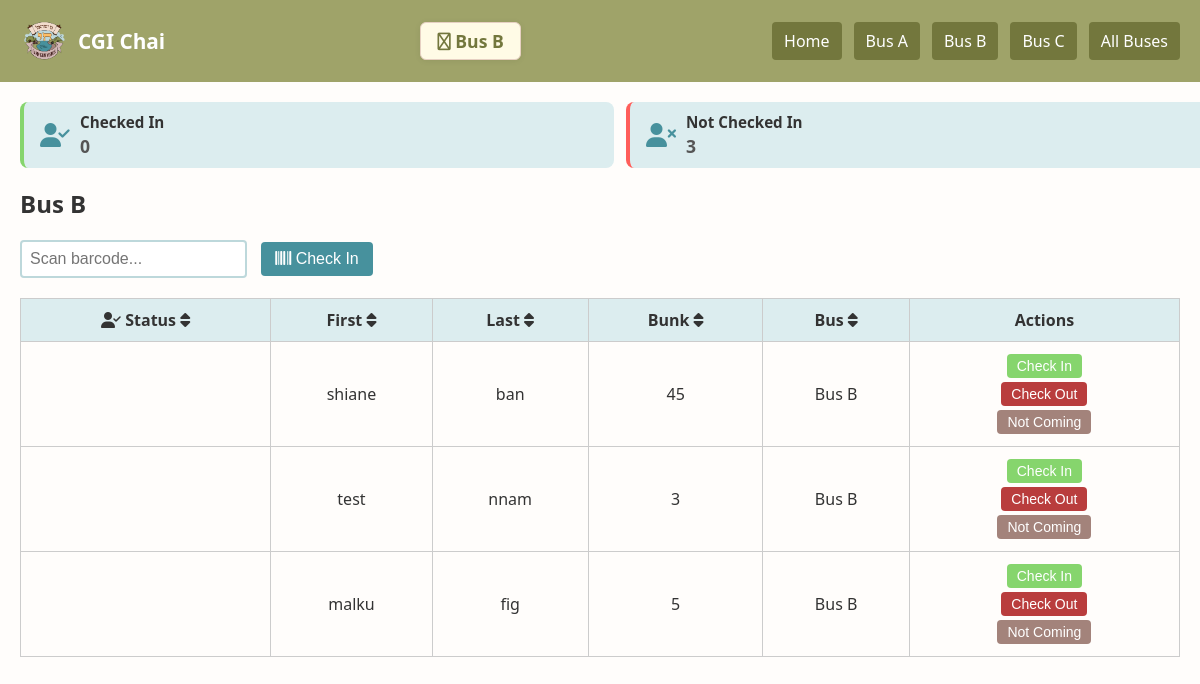
Page /bus/Bus B on the committed database.
### tables this page shows
CREATE TABLE students (
            id TEXT PRIMARY KEY,
            first_name TEXT,
            last_name TEXT,
            bus TEXT,
            bunk TEXT,
            barcode TEXT,
            status TEXT DEFAULT 'not_checked_in'
        );

### app.py (the view)
@app.route('/bus/<bus_id>')
def bus_view(bus_id):
    conn = get_db_connection()
    students = conn.execute('SELECT * FROM students WHERE bus = ?', (bus_id,)).fetchall()
    checked_in = sum(1 for s in students if s['status'] == 'checked_in')
    not_checked_in = sum(1 for s in students if s['status'] == 'not_checked_in')
    conn.close()
    ordered = sorted(
        students,
        key=lambda x: {'checked_in': 0, 'not_checked_in': 1, 'not_coming': 2}.get(x['status'], 3)
    )
    return render_template('bus_page.html', students=ordered, bus=bus_id,
                           checked_in=checked_in, not_checked_in=not_checked_in)

### app.py (called while the page is built)
def get_db_connection():
    conn = sqlite3.connect(DATABASE)
    conn.row_factory = sqlite3.Row
    return conn

### templates/bus_page.html (shortened to what this page needs)
<!DOCTYPE html>
<html lang="en">
<head>
    <link rel="stylesheet" href="https://cdnjs.cloudflare.com/ajax/libs/font-awesome/6.5.0/css/all.min.css">
</head>
<!DOCTYPE html>
<html>
<head>
    <link rel="stylesheet" href="https://cdnjs.cloudflare.com/ajax/libs/font-awesome/6.5.0/css/all.min.css">
    <link rel="stylesheet" href="{{ url_for('static', filename='styles.css') }}">
</head>
<body>
    <div class="navbar">
        <div  class="nav-logo">
            <img class="logo" src="{{ url_for('static', filename='logo.png') }}" alt="Logo">
            <h1 class="logo-title"> CGI Chai </h1>
        </div>
        <h1 class="bus-number"> <i class="fa-regular fa-bus"></i> {{ bus }}</h1>
        <div class="nav-buttons">
        <a href="{{ url_for('home') }}">Home</a>
        <a href="{{ url_for('bus_view', bus_id='Bus A') }}">Bus A</a>
        <a href="{{ url_for('bus_view', bus_id='Bus B') }}">Bus B</a>
        <a href="{{ url_for('bus_view', bus_id='Bus C') }}">Bus C</a>
        <a href="{{ url_for('all_buses') }}">All Buses</a>
        </div>
    </div>
    <div class="container">
        <div class="status-boxes">
            <div class="status-box checked-in">
            <i class="fas fa-user-check"></i>
            <div>
                <div class="status-label">Checked In</div>
                <div class="status-count">{{ checked_in }}</div>
            </div>
            </div>
            <div class="status-box not-checked-in">
            <i class="fas fa-user-times"></i>
            <div>
                <div class="status-label">Not Checked In</div>
                <div class="status-count">{{ not_checked_in }}</div>
            </div>
            </div>
        </div>
        <h2>{{ bus }}</h2>
        <form method="POST" action="{{ url_for('log_barcode', bus_id=bus) }}">
            <input type="text" name="barcode" placeholder="Scan barcode..." autofocus required>
            <button type="submit"><i class="fas fa-barcode"></i> Check In</button>
        </form>
        <table>
            <thead>
                <tr>
                    <th onclick="sortTable(0)"><i class="fas fa-user-check"></i> Status <i class="fas fa-sort"></i></th>
                    <th onclick="sortTable(1)">First <i class="fas fa-sort"></i></th>
                    <th onclick="sortTable(2)">Last <i class="fas fa-sort"></i></th>
                    <th onclick="sortTable(3)">Bunk <i class="fas fa-sort"></i></th>
                    <th onclick="sortTable(4)">Bus <i class="fas fa-sort"></i></th>
                    <th>Actions</th>
                </tr>
            </thead>
            <tbody>
                {% for student in students %}
                    <tr class="{{ 'faded' if student.status == 'not_coming' else '' }}">
                        <td>
                        </td>
                        <td>{{ student.first_name }}</td>
                        <td>{{ student.last_name }}</td>
                        <td>{{ student.bunk }}</td>
                        <td>{{ student.bus }}</td>
                        <td>
                            <form method="POST" action="{{ url_for('set_status', student_id=student.id, status='checked_in') }}">
                                <button class="btn btn-in {% if student.status == 'checked_in' %}active{% endif %}">Check In</button>
                            </form>
                            <form method="POST" action="{{ url_for('set_status', student_id=student.id, status='not_checked_in') }}">
                                <button class="btn btn-out {% if student.status == 'not_checked_in' %}active{% endif %}">Check Out</button>
                            </form>
                            <form method="POST" action="{{ url_for('set_status', student_id=student.id, status='not_coming') }}">
                                <button class="btn btn-not {% if student.status == 'not_coming' %}active{% endif %}">Not Coming</button>
                            </form>
                        </td>
                    </tr>
                {% endfor %}
            </tbody>
        </table>
    </div>
</body>
</html>

### static/styles.css (style rules this page uses)
body { font-family: 'Segoe UI', sans-serif; background-color: #fffdfb; color: #333; margin: 0; padding: 0; }
.navbar { background-color: #9fa369; padding: 10px 20px; display: flex; flex-wrap: wrap; align-items: center; justify-content: space-between; gap: 10px; }
.nav-logo { display: flex; align-items: center; gap: 8px; }
.logo { width: 50px; height: auto; display: block; margin: 0; }
.logo-title { color: white; font-size: 1.3rem; font-weight: 600; margin-left: 0; }
.bus-number { background: #fffbe6; color: #73773d; font-weight: bold; border-radius: 6px; padding: 6px 16px; margin-left: 16px; font-size: 1.1rem; box-shadow: 0 1px 6px rgba(0,0,0,0.07); border: 1px solid #e6d0c2; display: inline-block; }
.nav-buttons { display: flex; align-items: center; gap: 0; }
.nav-buttons a { color: white; text-decoration: none; padding: 8px 12px; background-color: #73773d; border-radius: 4px; transition: background 0.3s; margin-left: 12px; font-weight: 500; font-size: 1rem; display: inline-block; }
.container { padding: 20px; }
form input[type="text"] { padding: 8px; font-size: 16px; border: 2px solid #bdd8db; border-radius: 4px; margin-right: 10px; }
form button { background-color: #47919d; color: white; border: none; padding: 8px 14px; font-size: 16px; border-radius: 4px; cursor: pointer; transition: transform 0.2s, box-shadow 0.2s; }
table { width: 100%; border-collapse: collapse; margin-top: 20px; }
th, td { padding: 10px; border: 1px solid #ccc; text-align: center; }
th { background-color: #dcedef; font-weight: bold; }
.btn { padding: 4px 10px; margin: 2px; cursor: pointer; border-radius: 4px; font-size: 14px; transition: all 0.2s; }
.btn.active { background-color: #9fa369; color: white; border-color: #9fa369; }
.btn-in { background-color: #86d56d; color: #fff; border-color: #86d56d; }
.btn-out { background-color: #e05656; color: #fff; border-color: #e05656; }
.btn-out:hover, .btn-out.active { background-color: #b93d3d; border-color: #b93d3d; color: #fff; }
.btn-not { background-color: #a3837b; color: #fff; border-color: #a3837b; }
.status-boxes { display: flex; justify-content: center; gap: 12px; margin-bottom: 15px; flex-wrap: wrap; width: 100vw; box-sizing: border-box; }
.status-box { flex: 1 1 0; display: flex; align-items: center; background-color: #dcedef; border-left: 4px solid transparent; border-radius: 8px; padding: 10px 16px; min-width: 160px; transition: background-color 0.2s ease; box-sizing: border-box; }
.status-box i { font-size: 1.5rem; margin-right: 10px; color: #47919d; }
.checked-in { border-left-color: #86d56d; }
.not-checked-in { border-left-color: #ff5e5a; }
.status-label { font-size: 0.95rem; font-weight: 600; margin-bottom: 2px; color: #333; }
.status-count { font-size: 1.1rem; font-weight: bold; color: #555; }

### rows in the picture
students: first_name "shiane", last_name "ban", bunk "45", bus "Bus B"
students: first_name "test", last_name "nnam", bunk "3", bus "Bus B"
students: first_name "malku", last_name "fig", bunk "5", bus "Bus B"

### other values in the picture
{{ bus }} "Bus B"
{{ checked_in }} "0"
{{ not_checked_in }} "3"
